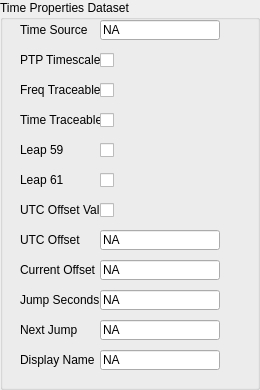
  <widget class="QGroupBox" name="PtpOcTimePropertiesDsGroupBox">
   <property name="geometry">
    <rect>
     <x>1100</x>
     <y>250</y>
     <width>260</width>
     <height>390</height>
    </rect>
   </property>
   <property name="title">
    <string>Time Properties Dataset</string>
   </property>
   <widget class="QLabel" name="PtpOcTimePropertiesDsTimeSourceLabel">
    <property name="geometry">
     <rect>
      <x>20</x>
      <y>20</y>
      <width>80</width>
      <height>20</height>
     </rect>
    </property>
    <property name="text">
     <string>Time Source</string>
    </property>
   </widget>
   <widget class="QLineEdit" name="PtpOcTimePropertiesDsTimeSourceValue">
    <property name="enabled">
     <bool>true</bool>
    </property>
    <property name="geometry">
     <rect>
      <x>100</x>
      <y>20</y>
      <width>120</width>
      <height>20</height>
     </rect>
    </property>
    <property name="text">
     <string>NA</string>
    </property>
   </widget>
   <widget class="QLineEdit" name="PtpOcTimePropertiesDsUtcOffsetValue">
    <property name="enabled">
     <bool>true</bool>
    </property>
    <property name="geometry">
     <rect>
      <x>100</x>
      <y>230</y>
      <width>120</width>
      <height>20</height>
     </rect>
    </property>
    <property name="text">
     <string>NA</string>
    </property>
   </widget>
   <widget class="QLabel" name="PtpOcTimePropertiesDsUtcOffsetLabel">
    <property name="geometry">
     <rect>
      <x>20</x>
      <y>230</y>
      <width>80</width>
      <height>20</height>
     </rect>
    </property>
    <property name="text">
     <string>UTC Offset</string>
    </property>
   </widget>
   <widget class="QLineEdit" name="PtpOcTimePropertiesDsCurrentOffsetValue">
    <property name="enabled">
     <bool>true</bool>
    </property>
    <property name="geometry">
     <rect>
      <x>100</x>
      <y>260</y>
      <width>120</width>
      <height>20</height>
     </rect>
    </property>
    <property name="text">
     <string>NA</string>
    </property>
   </widget>
   <widget class="QLabel" name="PtpOcTimePropertiesDsCurrentOffsetLabel">
    <property name="geometry">
     <rect>
      <x>20</x>
      <y>260</y>
      <width>80</width>
      <height>20</height>
     </rect>
    </property>
    <property name="text">
     <string>Current Offset</string>
    </property>
   </widget>
   <widget class="QLabel" name="PtpOcTimePropertiesDsFreqTraceableLabel">
    <property name="geometry">
     <rect>
      <x>20</x>
      <y>80</y>
      <width>80</width>
      <height>20</height>
     </rect>
    </property>
    <property name="text">
     <string>Freq Traceable</string>
    </property>
   </widget>
   <widget class="QCheckBox" name="PtpOcTimePropertiesDsFreqTraceableCheckBox">
    <property name="geometry">
     <rect>
      <x>100</x>
      <y>80</y>
      <width>80</width>
      <height>20</height>
     </rect>
    </property>
    <property name="text">
     <string/>
    </property>
   </widget>
   <widget class="QLabel" name="PtpOcTimePropertiesDsTimeTraceableLabel">
    <property name="geometry">
     <rect>
      <x>20</x>
      <y>110</y>
      <width>80</width>
      <height>20</height>
     </rect>
    </property>
    <property name="text">
     <string>Time Traceable</string>
    </property>
   </widget>
   <widget class="QCheckBox" name="PtpOcTimePropertiesDsTimeTraceableCheckBox">
    <property name="geometry">
     <rect>
      <x>100</x>
      <y>110</y>
      <width>80</width>
      <height>20</height>
     </rect>
    </property>
    <property name="text">
     <string/>
    </property>
   </widget>
   <widget class="QLabel" name="PtpOcTimePropertiesDsPtpTimescaleLabel">
    <property name="geometry">
     <rect>
      <x>20</x>
      <y>50</y>
      <width>80</width>
      <height>20</height>
     </rect>
    </property>
    <property name="text">
     <string>PTP Timescale</string>
    </property>
   </widget>
   <widget class="QCheckBox" name="PtpOcTimePropertiesDsPtpTimescaleCheckBox">
    <property name="geometry">
     <rect>
      <x>100</x>
      <y>50</y>
      <width>80</width>
      <height>20</height>
     </rect>
    </property>
    <property name="text">
     <string/>
    </property>
   </widget>
   <widget class="QLabel" name="PtpOcTimePropertiesDsLeap59Label">
    <property name="geometry">
     <rect>
      <x>20</x>
      <y>140</y>
      <width>80</width>
      <height>20</height>
     </rect>
    </property>
    <property name="text">
     <string>Leap 59</string>
    </property>
   </widget>
   <widget class="QCheckBox" name="PtpOcTimePropertiesDsLeap59CheckBox">
    <property name="geometry">
     <rect>
      <x>100</x>
      <y>140</y>
      <width>80</width>
      <height>20</height>
     </rect>
    </property>
    <property name="text">
     <string/>
    </property>
   </widget>
   <widget class="QCheckBox" name="PtpOcTimePropertiesDsLeap61CheckBox">
    <property name="geometry">
     <rect>
      <x>100</x>
      <y>170</y>
      <width>80</width>
      <height>20</height>
     </rect>
    </property>
    <property name="text">
     <string/>
    </property>
   </widget>
   <widget class="QLabel" name="PtpOcTimePropertiesDsLeap61Label">
    <property name="geometry">
     <rect>
      <x>20</x>
      <y>170</y>
      <width>80</width>
      <height>20</height>
     </rect>
    </property>
    <property name="text">
     <string>Leap 61</string>
    </property>
   </widget>
   <widget class="QLabel" name="PtpOcTimePropertiesDsUtcOffsetValLabel">
    <property name="geometry">
     <rect>
      <x>20</x>
      <y>200</y>
      <width>80</width>
      <height>20</height>
     </rect>
    </property>
    <property name="text">
     <string>UTC Offset Val</string>
    </property>
   </widget>
   <widget class="QCheckBox" name="PtpOcTimePropertiesDsUtcOffsetValCheckBox">
    <property name="geometry">
     <rect>
      <x>100</x>
      <y>200</y>
      <width>80</width>
      <height>20</height>
     </rect>
    </property>
    <property name="text">
     <string/>
    </property>
   </widget>
   <widget class="QLineEdit" name="PtpOcTimePropertiesDsJumpSecondsValue">
    <property name="enabled">
     <bool>true</bool>
    </property>
    <property name="geometry">
     <rect>
      <x>100</x>
      <y>290</y>
      <width>120</width>
      <height>20</height>
     </rect>
    </property>
    <property name="text">
     <string>NA</string>
    </property>
   </widget>
   <widget class="QLabel" name="PtpOcTimePropertiesDsJumpSecondsLabel">
    <property name="geometry">
     <rect>
      <x>20</x>
      <y>290</y>
      <width>80</width>
      <height>20</height>
     </rect>
    </property>
    <property name="text">
     <string>Jump Seconds</string>
    </property>
   </widget>
   <widget class="QLineEdit" name="PtpOcTimePropertiesDsNextJumpValue">
    <property name="enabled">
     <bool>true</bool>
    </property>
    <property name="geometry">
     <rect>
      <x>100</x>
      <y>320</y>
      <width>120</width>
      <height>20</height>
     </rect>
    </property>
    <property name="text">
     <string>NA</string>
    </property>
   </widget>
   <widget class="QLabel" name="PtpOcTimePropertiesDsNextJumpLabel">
    <property name="geometry">
     <rect>
      <x>20</x>
      <y>320</y>
      <width>80</width>
      <height>20</height>
     </rect>
    </property>
    <property name="text">
     <string>Next Jump</string>
    </property>
   </widget>
   <widget class="QLineEdit" name="PtpOcTimePropertiesDsDisplayNameValue">
    <property name="enabled">
     <bool>true</bool>
    </property>
    <property name="geometry">
     <rect>
      <x>100</x>
      <y>350</y>
      <width>120</width>
      <height>20</height>
     </rect>
    </property>
    <property name="text">
     <string>NA</string>
    </property>
   </widget>
   <widget class="QLabel" name="PtpOcTimePropertiesDsDisplayNameLabel">
    <property name="geometry">
     <rect>
      <x>20</x>
      <y>350</y>
      <width>80</width>
      <height>20</height>
     </rect>
    </property>
    <property name="text">
     <string>Display Name</string>
    </property>
   </widget>
  </widget>
